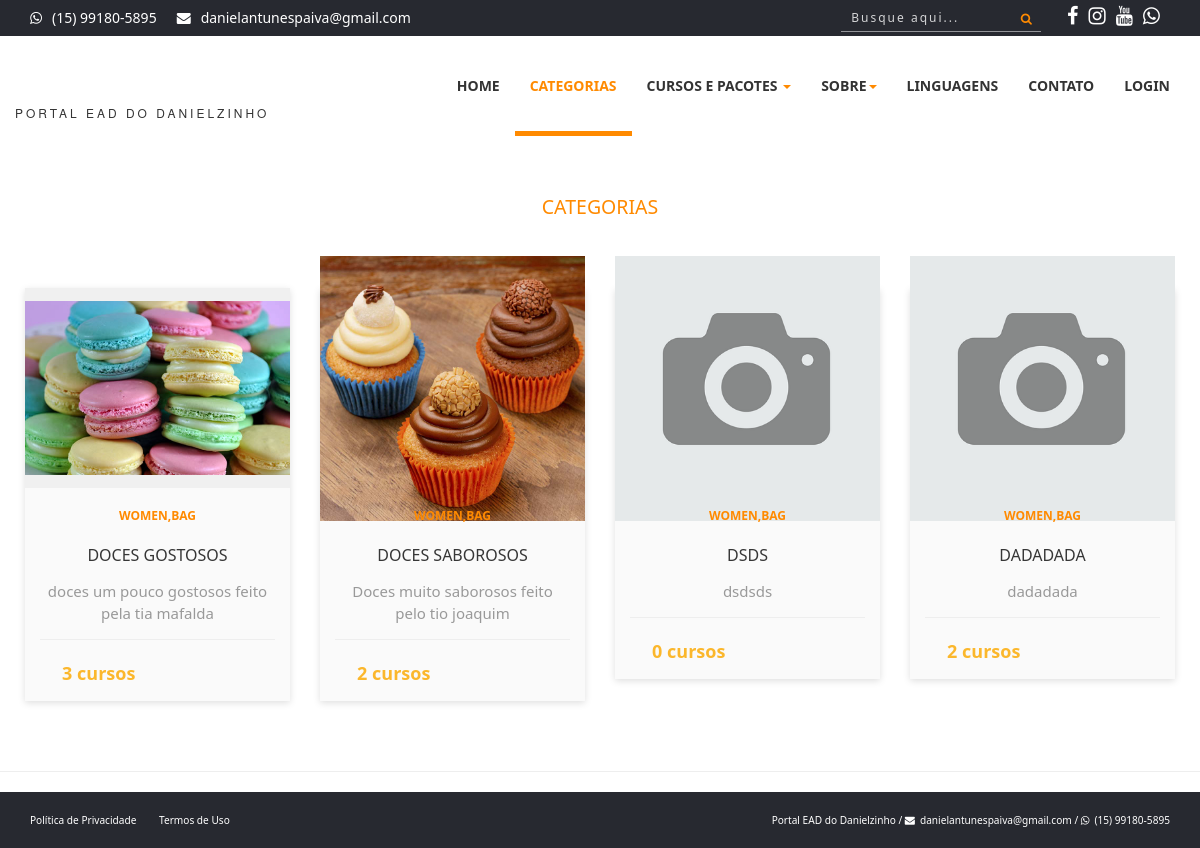
The page /categorias.php on the database as committed earlier.
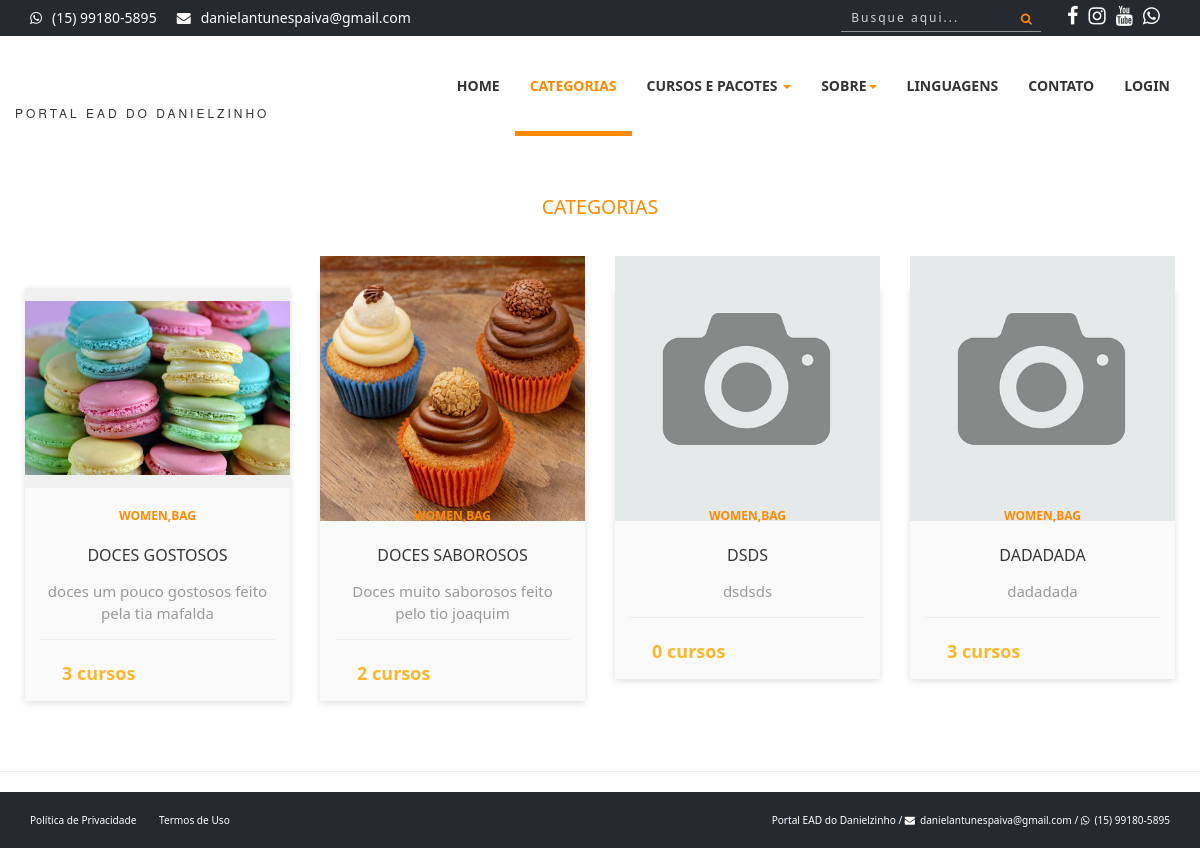
The same page on the database as committed later.
### tables this page shows
CREATE TABLE `categorias` (
  `id` int(11) NOT NULL,
  `nome` varchar(50) NOT NULL,
  `descricao` varchar(50) NOT NULL,
  `foto` varchar(100) DEFAULT NULL,
  `nome_url` varchar(100) DEFAULT NULL
);

### categorias.php (the view, shortened to what this page needs)
<?php
require_once('cabecalho.php');
?>
<?php
$query = $pdo->query("SELECT * FROM categorias ORDER BY id asc");
$res = $query->fetchAll(PDO::FETCH_ASSOC);
$total_reg = @count($res);
if ($total_reg > 0) {
?>
    <section style="margin-top:50px;">
        <div class="section-heading text-center">
            <div class="col-md-12 col-xs-12">
                <h2><small><span>Categorias</span><small></h2>
            </div>
        </div>
        <div class="row" style="margin-left:10px; margin-right:10px;">
            <?php
            for ($i = 0; $i < $total_reg; $i++) {
                $id = $res[$i]['id'];
                $nome = $res[$i]['nome'];
                $descricao = $res[$i]['descricao'];
                $foto = $res[$i]['foto'];
                $url = $res[$i]['nome_url'];
                $query2 = $pdo->query("SELECT * FROM cursos WHERE categoria = '$id'");
                $res2 = $query2->fetchAll(PDO::FETCH_ASSOC);
                $cursos = @count($res2);
            ?>
                <div class="col-sm-3 col-xs-6">
                    <div class="product-card">
                        <div class="product-tumb">
                            <a href="categoria-<?php echo $url ?>">
                                <img src="sistema/painel-admin/img/categorias/<?php echo $foto ?>" alt="">
                            </a>
                        </div>
                        <div class="product-details" style="text-align:center">
                            <span class="product-catagory">Women,bag</span>
                            <h4><a href="categoria-<?php echo $url ?>"><?php echo $nome ?></a></h4>
                            <p><?php echo $descricao ?></p>
                            <div class="product-bottom-details">
                                <div class="product-price"><?php echo $cursos ?> cursos</div>
                            </div>
                        </div>
                    </div>
                </div>
            <?php
            }
            ?>
        </div>
    </section>
<?php
}
?>
<hr>
<?php
require_once('rodape.php');
?>

Rows that differ between the two databases and show on the page:
changed categorias "DADADADA": cursos "2" → "3"
